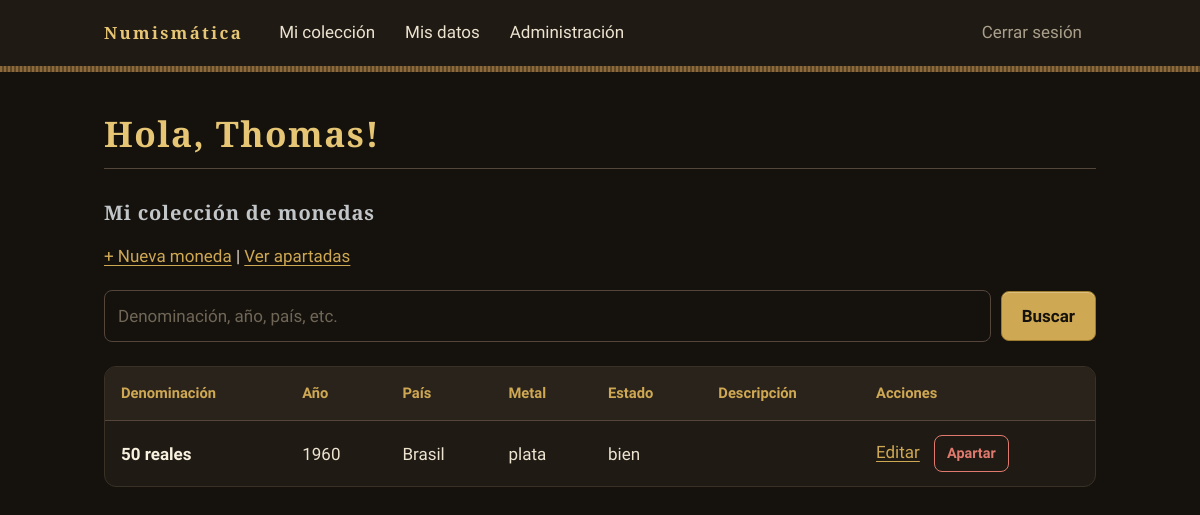
The app's page /panel.php (signed in) with its own data.
### tables this page shows
CREATE TABLE `coleccion` (
  `id` int(11) NOT NULL,
  `usuario_id` int(10) UNSIGNED NOT NULL,
  `denominacion` varchar(100) NOT NULL,
  `anio` smallint(6) NOT NULL,
  `pais` varchar(80) NOT NULL,
  `metal` varchar(50) DEFAULT NULL,
  `estado` varchar(30) DEFAULT NULL,
  `descripcion` text DEFAULT NULL,
  `fecha_creacion` datetime NOT NULL DEFAULT current_timestamp(),
  `fecha_archivado` datetime DEFAULT NULL
);

### funciones.php (called while the page is built)
<?php
function escapar(string $valor): string {
return htmlspecialchars($valor, ENT_QUOTES, 'UTF-8');
}

### listado_monedas.php (the view, shortened to what this page needs)
<?php
$error = '';
$coleccion = [];
$buscar = trim($_GET['buscar'] ?? '');
try {
    $sql = 'SELECT id, denominacion, anio, pais, metal, estado, descripcion FROM coleccion WHERE usuario_id = :usuario_id AND fecha_archivado IS NULL';
    $parametros = ['usuario_id' => $_SESSION['usuario_id']];
    $sql .= ' ORDER BY denominacion';
    $stmt = $conexionbd->prepare($sql);
    $stmt->execute($parametros);
    $coleccion = $stmt->fetchAll();
} catch (PDOException $e) {
    error_log($e->getMessage());
    $error = 'No se pudo cargar tu colección.';
}
?>
<form method="GET" action="panel.php" class="buscador">
    <input type="search" name="buscar" maxlength="100"
           placeholder="Denominación, año, país, etc."
           value="<?= escapar($buscar) ?>">
    <button type="submit">Buscar</button>
</form>
<?php if ($error !== ''): ?>
    <p class="errores"><?= escapar($error) ?></p>
<?php else: ?>
    <div class="tabla-scroll">
        <table class="tabla">
            <thead>
                <tr>
                    <th>Denominación</th>
                    <th>Año</th>
                    <th>País</th>
                    <th>Metal</th>
                    <th>Estado</th>
                    <th>Descripción</th>
                    <th>Acciones</th>
                </tr>
            </thead>
            <tbody>
            <?php foreach ($coleccion as $moneda): ?>
                <tr>
                    <td><?= escapar($moneda['denominacion']) ?></td>
                    <td><?= escapar((string) $moneda['anio']) ?></td>
                    <td><?= escapar($moneda['pais']) ?></td>
                    <td><?= escapar($moneda['metal'] ?? '') ?></td>
                    <td><?= escapar($moneda['estado'] ?? '') ?></td>
                    <td><?= escapar($moneda['descripcion'] ?? '') ?></td>
                    <td>
                        <a href="coleccion_editar.php?id=<?= (int) $moneda['id'] ?>">Editar</a>
                        <form method="POST" action="coleccion_archivar.php"
                              onsubmit="return confirm('¿Apartar esta moneda?');">
                            <button type="submit" class="peligro">Apartar</button>
                        </form>
                    </td>
                </tr>
            <?php endforeach; ?>
            </tbody>
        </table>
    </div>
<?php endif; ?>

### style.css (style rules this page uses)
:root { color-scheme: dark; --fondo: #15120e; --superficie: #1f1a14; --superficie-2: #2a231b; --borde: #3a3126; --borde-fuerte: #54463a; --texto: #ece3d0; --texto-fuerte: #f8f1df; --texto-suave: #a99f8b; --oro: #cfa853; --oro-claro: #e6c675; --oro-oscuro: #9c7a2e; --plata: #c2c6c9; --bronce: #8c6a3b; --bronce-oscuro: #5e4727; --verdin: #5fb5a0; --error: #e07a6e; --f-titulo: "Cinzel", "Trajan Pro", Georgia, "Times New Roman", serif; --f-texto: "Source Sans 3", system-ui, "Segoe UI", sans-serif; --canto: repeating-linear-gradient(90deg, var(--bronce) 0 2px, var(--bronce-oscuro) 2px 4px); }
*, *::before, *::after { box-sizing: border-box; }
html { -webkit-text-size-adjust: 100%; }
body { margin: 0; min-height: 100vh; background: var(--fondo); color: var(--texto); font-family: var(--f-texto); font-size: 1.0625rem; line-height: 1.65; }
a { color: var(--oro); text-decoration-thickness: 1px; text-underline-offset: 3px; }
input, select, textarea { width: 100%; padding: 11px 13px; background: var(--fondo); color: var(--texto); border: 1px solid var(--borde-fuerte); border-radius: 8px; font: inherit; transition: border-color 0.15s, box-shadow 0.15s; }
input::placeholder, textarea::placeholder { color: #6f6656; }
.buscador { display: flex; flex-wrap: wrap; align-items: center; gap: 10px; margin: 20px 0 24px; }
.buscador input { flex: 1; width: auto; min-width: 200px; }
button { padding: 10px 20px; background: var(--oro); color: var(--fondo); border: 1px solid var(--oro-oscuro); border-radius: 8px; font: inherit; font-weight: 600; cursor: pointer; box-shadow: inset 0 1px 0 rgba(255, 255, 255, 0.28); transition: background 0.15s, transform 0.05s; }
button.peligro { background: transparent; color: var(--error); border-color: var(--error); box-shadow: none; }
.table-scroll, .tabla-scroll { margin-top: 8px; overflow-x: auto; background: var(--superficie); border: 1px solid var(--borde); border-radius: 12px; }
.table, .tabla { width: 100%; min-width: 640px; border-collapse: collapse; font-variant-numeric: tabular-nums; }
.table th, .tabla th { padding: 14px 16px; text-align: left; white-space: nowrap; font-size: 0.92rem; font-weight: 600; color: var(--oro); background: var(--superficie-2); border-bottom: 1px solid var(--borde-fuerte); }
.table td, .tabla td { padding: 14px 16px; vertical-align: middle; border-top: 1px solid var(--borde); }
.table tbody tr:first-child td, .tabla tbody tr:first-child td { border-top: 0; }
.table td:first-child, .tabla td:first-child { font-weight: 600; color: var(--texto-fuerte); }
.table td:last-child, .tabla td:last-child { white-space: nowrap; }
.table form, .tabla form { display: inline-block; margin-left: 10px; }
.table button, .tabla button { padding: 6px 12px; font-size: 0.9rem; }

### records on screen
coleccion: denominacion "50 reales", anio "1960", pais "Brasil", metal "plata", estado "bien"

### other values on screen
escapar($_SESSION['usuario_nombre']) "Thomas"
